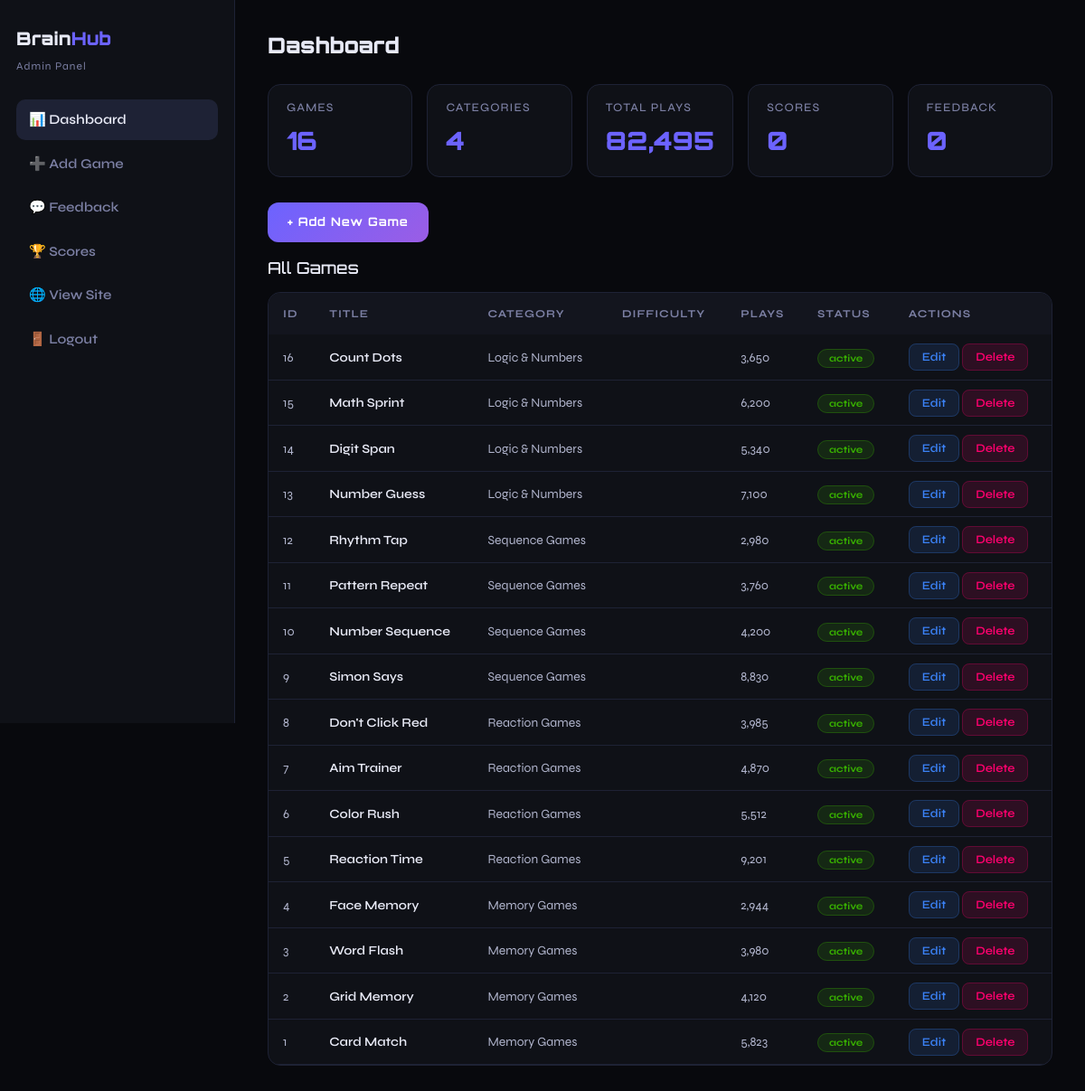
The page /admin/index.php (signed in) on the database its author committed.
### tables this page shows
CREATE TABLE games (
    id INT AUTO_INCREMENT PRIMARY KEY,
    category_id INT NOT NULL,
    title VARCHAR(150) NOT NULL,
    slug VARCHAR(150) NOT NULL UNIQUE,
    description TEXT,
    status ENUM('active','draft') DEFAULT 'active',
    plays INT DEFAULT 0,
    created_at TIMESTAMP DEFAULT CURRENT_TIMESTAMP,
    FOREIGN KEY (category_id) REFERENCES categories(id) ON DELETE CASCADE
);

CREATE TABLE categories (
    id INT AUTO_INCREMENT PRIMARY KEY,
    name VARCHAR(100) NOT NULL,
    slug VARCHAR(100) NOT NULL UNIQUE,
    icon VARCHAR(10) NOT NULL,
    description TEXT,
    color VARCHAR(50) DEFAULT '#6c63ff'
);

### admin/index.php (the view, shortened to what this page needs)
<?php
require_once __DIR__ . "/../includes/db.php";
$totalGames    = $pdo->query("SELECT COUNT(*) FROM games")->fetchColumn();
$totalCats     = $pdo->query("SELECT COUNT(*) FROM categories")->fetchColumn();
$totalFeedback = $pdo->query("SELECT COUNT(*) FROM feedback")->fetchColumn();
$totalScores   = $pdo->query("SELECT COUNT(*) FROM scores")->fetchColumn();
$totalPlays    = $pdo->query("SELECT SUM(plays) FROM games")->fetchColumn();
$games = $pdo->query("
    SELECT games.*, categories.name AS cat_name
    FROM games JOIN categories ON games.category_id = categories.id
    ORDER BY games.id DESC
")->fetchAll();
?>
<!DOCTYPE html>
<html lang="en">
<head>
<link rel="stylesheet" href="https://cdn.jsdelivr.net/npm/bootstrap@5.3.0/dist/css/bootstrap.min.css">
</head>
<body>
<div class="admin-wrap">
<aside class="sidebar">
    <div class="brand">Brain<span>Hub</span></div>
    <div class="brand-sub">Admin Panel</div>
    <a class="nav-link active" href="/brainhub/brainhub/admin/">📊 Dashboard</a>
    <a class="nav-link" href="/brainhub/brainhub/admin/add-game.php">➕ Add Game</a>
    <a class="nav-link" href="/brainhub/brainhub/admin/feedback.php">💬 Feedback</a>
    <a class="nav-link" href="/brainhub/brainhub/admin/scores.php">🏆 Scores</a>
    <a class="nav-link" href="/brainhub/brainhub/" target="_blank">🌐 View Site</a>
    <a class="nav-link danger" href="/brainhub/brainhub/admin/logout.php">🚪 Logout</a>
</aside>
<main class="main">
    <h1>Dashboard</h1>
    <div class="stat-grid">
        <div class="stat"><h3>Games</h3><p><?php echo $totalGames; ?></p></div>
        <div class="stat"><h3>Categories</h3><p><?php echo $totalCats; ?></p></div>
        <div class="stat"><h3>Total Plays</h3><p><?php echo number_format($totalPlays); ?></p></div>
        <div class="stat"><h3>Scores</h3><p><?php echo $totalScores; ?></p></div>
        <div class="stat"><h3>Feedback</h3><p><?php echo $totalFeedback; ?></p></div>
    </div>
    <a class="btn-add" href="/brainhub/brainhub/admin/add-game.php">+ Add New Game</a>
    <h2 style="font-family:'Orbitron',monospace;font-size:18px;margin-bottom:16px">All Games</h2>
    <div class="table-box">
        <table>
            <thead><tr><th>ID</th><th>Title</th><th>Category</th><th>Difficulty</th><th>Plays</th><th>Status</th><th>Actions</th></tr></thead>
            <tbody>
            <?php foreach ($games as $g): ?>
            <tr>
                <td><?php echo $g['id']; ?></td>
                <td style="color:#e8eaf6;font-weight:600"><?php echo htmlspecialchars($g['title']); ?></td>
                <td><?php echo htmlspecialchars($g['cat_name']); ?></td>
                <td><?php echo $g['difficulty']; ?></td>
                <td><?php echo number_format($g['plays']); ?></td>
                <td><span class="badge-<?php echo $g['status']; ?>"><?php echo $g['status']; ?></span></td>
                <td>
                    <a class="btn-edit" href="/brainhub/brainhub/admin/edit-game.php?id=<?php echo $g['id']; ?>">Edit</a>
                    <a class="btn-del" href="/brainhub/brainhub/admin/delete-game.php?id=<?php echo $g['id']; ?>" onclick="return confirm('Delete this game?')">Delete</a>
                </td>
            </tr>
            <?php endforeach; ?>
            </tbody>
        </table>
    </div>
</main>
</div>
</body>
</html>

### admin/index.php (style rules this page uses)
* { box-sizing:border-box; }
body { background:#08090d;color:#e8eaf6;font-family:'Syne',sans-serif;margin:0; }
.admin-wrap { display:grid;grid-template-columns:260px 1fr;min-height:100vh; }
.sidebar { background:#0f1117;border-right:1px solid #1e2235;padding:28px 18px;position:sticky;top:0;height:100vh; }
.brand { font-family:'Orbitron',monospace;font-size:20px;font-weight:900;color:#e8eaf6;margin-bottom:6px; }
.brand span { color:#6c63ff; }
.brand-sub { font-size:12px;color:#7b7fa3;letter-spacing:1px;margin-bottom:28px; }
.nav-link { display:block;color:#7b7fa3;text-decoration:none;padding:11px 14px;border-radius:10px;font-weight:600;font-size:15px;margin-bottom:4px;transition:all 0.2s; }
.nav-link:hover,.nav-link.active { background:#1e2235;color:#e8eaf6; }
.main { padding:36px; }
h1 { font-family:'Orbitron',monospace;font-size:24px;font-weight:900;margin-bottom:28px; }
.stat-grid { display:grid;grid-template-columns:repeat(5,1fr);gap:16px;margin-bottom:28px; }
.stat { background:#0f1117;border:1px solid #1e2235;border-radius:14px;padding:18px 20px; }
.stat h3 { font-size:13px;color:#7b7fa3;margin:0 0 8px;letter-spacing:1px;text-transform:uppercase; }
.stat p { font-family:'Orbitron',monospace;font-size:28px;font-weight:900;margin:0;color:#6c63ff; }
.table-box { background:#0f1117;border:1px solid #1e2235;border-radius:14px;overflow:hidden; }
table { width:100%;border-collapse:collapse; }
th { background:#13151e;color:#7b7fa3;font-size:12px;letter-spacing:1px;text-transform:uppercase;padding:14px 16px;text-align:left; }
td { padding:14px 16px;border-bottom:1px solid #1e2235;font-size:14px;color:#b0b4cc; }
.badge-active { background:rgba(56,176,0,0.15);color:#38b000;border:1px solid rgba(56,176,0,0.3);padding:3px 12px;border-radius:50px;font-size:11px;font-weight:700; }
.btn-edit { background:#3b82f620;color:#3b82f6;border:1px solid #3b82f640;padding:6px 14px;border-radius:8px;text-decoration:none;font-size:13px;font-weight:600; }
.btn-del { background:#ff006e20;color:#ff006e;border:1px solid #ff006e40;padding:6px 14px;border-radius:8px;text-decoration:none;font-size:13px;font-weight:600; }
.btn-add { display:inline-block;background:linear-gradient(135deg,#6c63ff,#9b5de5);color:white;padding:12px 22px;border-radius:12px;text-decoration:none;font-weight:700;font-family:'Orbitron',monospace;font-size:13px;letter-spacing:1px;margin-bottom:18px; }

### rows shown on the page
games: id "16", title "Count Dots", category.name "Logic & Numbers", plays "3,650", status "active"
games: id "15", title "Math Sprint", category.name "Logic & Numbers", plays "6,200", status "active"
games: id "14", title "Digit Span", category.name "Logic & Numbers", plays "5,340", status "active"
games: id "13", title "Number Guess", category.name "Logic & Numbers", plays "7,100", status "active"
games: id "12", title "Rhythm Tap", category.name "Sequence Games", plays "2,980", status "active"
games: id "11", title "Pattern Repeat", category.name "Sequence Games", plays "3,760", status "active"
games: id "10", title "Number Sequence", category.name "Sequence Games", plays "4,200", status "active"
games: id "9", title "Simon Says", category.name "Sequence Games", plays "8,830", status "active"
games: id "8", title "Don't Click Red", category.name "Reaction Games", plays "3,985", status "active"
games: id "7", title "Aim Trainer", category.name "Reaction Games", plays "4,870", status "active"
games: id "6", title "Color Rush", category.name "Reaction Games", plays "5,512", status "active"
games: id "5", title "Reaction Time", category.name "Reaction Games", plays "9,201", status "active"
games: id "4", title "Face Memory", category.name "Memory Games", plays "2,944", status "active"
games: id "3", title "Word Flash", category.name "Memory Games", plays "3,980", status "active"
games: id "2", title "Grid Memory", category.name "Memory Games", plays "4,120", status "active"
games: id "1", title "Card Match", category.name "Memory Games", plays "5,823", status "active"

### other values the page prints
$totalGames "16"
$totalCats "4"
$totalPlays "82,495"
$totalScores "0"
$totalFeedback "0"
